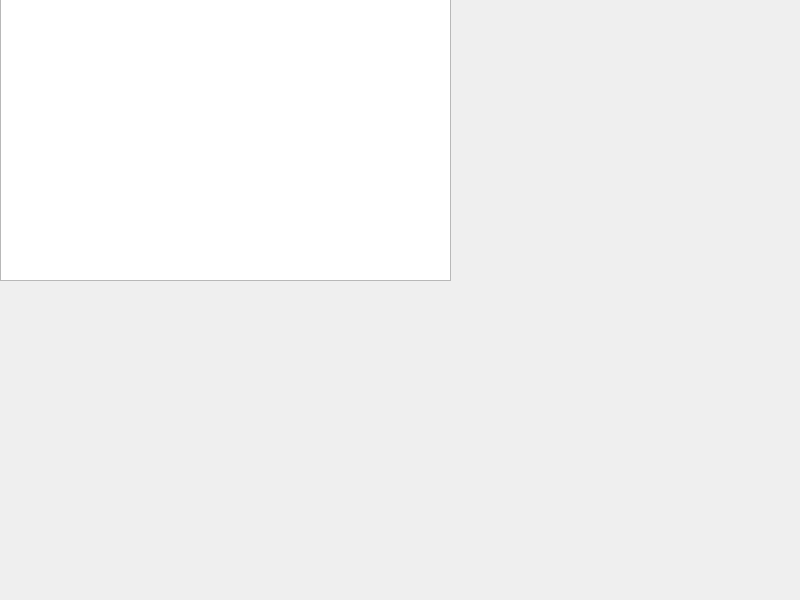
<?xml version="1.0" encoding="UTF-8"?>
<ui version="4.0">
 <class>Widget</class>
 <widget class="QWidget" name="Widget">
  <property name="geometry">
   <rect>
    <x>0</x>
    <y>0</y>
    <width>800</width>
    <height>600</height>
   </rect>
  </property>
  <property name="windowTitle">
   <string>Widget</string>
  </property>
  <widget class="QTableWidget" name="tableWidget">
   <property name="geometry">
    <rect>
     <x>0</x>
     <y>-10</y>
     <width>451</width>
     <height>291</height>
    </rect>
   </property>
  </widget>
 </widget>
 <resources/>
 <connections/>
</ui>
